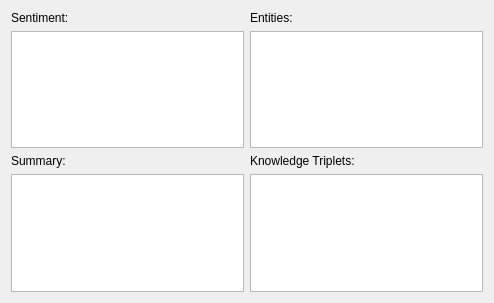
<?xml version="1.0" encoding="UTF-8"?>
<ui version="4.0">
 <class>Form</class>
 <widget class="QWidget" name="Form">
  <property name="geometry">
   <rect>
    <x>0</x>
    <y>0</y>
    <width>494</width>
    <height>303</height>
   </rect>
  </property>
  <property name="windowTitle">
   <string>Developer</string>
  </property>
  <layout class="QGridLayout" name="gridLayout_2">
   <item row="3" column="2">
    <layout class="QVBoxLayout" name="verticalLayout_2">
     <item>
      <widget class="QLabel" name="entities_label">
       <property name="sizePolicy">
        <sizepolicy hsizetype="Preferred" vsizetype="Fixed">
         <horstretch>0</horstretch>
         <verstretch>0</verstretch>
        </sizepolicy>
       </property>
       <property name="text">
        <string>Entities:</string>
       </property>
      </widget>
     </item>
     <item>
      <widget class="QTextBrowser" name="entity_browser">
       <property name="sizePolicy">
        <sizepolicy hsizetype="Preferred" vsizetype="Preferred">
         <horstretch>0</horstretch>
         <verstretch>0</verstretch>
        </sizepolicy>
       </property>
      </widget>
     </item>
    </layout>
   </item>
   <item row="3" column="0">
    <layout class="QVBoxLayout" name="verticalLayout">
     <item>
      <widget class="QLabel" name="sentiment_label">
       <property name="sizePolicy">
        <sizepolicy hsizetype="Preferred" vsizetype="Fixed">
         <horstretch>0</horstretch>
         <verstretch>0</verstretch>
        </sizepolicy>
       </property>
       <property name="text">
        <string>Sentiment:</string>
       </property>
      </widget>
     </item>
     <item>
      <widget class="QTextBrowser" name="sentiment_browser">
       <property name="sizePolicy">
        <sizepolicy hsizetype="Preferred" vsizetype="Preferred">
         <horstretch>0</horstretch>
         <verstretch>0</verstretch>
        </sizepolicy>
       </property>
      </widget>
     </item>
    </layout>
   </item>
   <item row="4" column="0">
    <layout class="QVBoxLayout" name="verticalLayout_3">
     <item>
      <widget class="QLabel" name="summary_label">
       <property name="sizePolicy">
        <sizepolicy hsizetype="Preferred" vsizetype="Fixed">
         <horstretch>0</horstretch>
         <verstretch>0</verstretch>
        </sizepolicy>
       </property>
       <property name="text">
        <string>Summary:</string>
       </property>
      </widget>
     </item>
     <item>
      <widget class="QTextBrowser" name="summary_browser">
       <property name="sizePolicy">
        <sizepolicy hsizetype="Preferred" vsizetype="Preferred">
         <horstretch>0</horstretch>
         <verstretch>0</verstretch>
        </sizepolicy>
       </property>
      </widget>
     </item>
    </layout>
   </item>
   <item row="4" column="2">
    <layout class="QVBoxLayout" name="verticalLayout_4">
     <item>
      <widget class="QLabel" name="knowledge_label">
       <property name="sizePolicy">
        <sizepolicy hsizetype="Preferred" vsizetype="Fixed">
         <horstretch>0</horstretch>
         <verstretch>0</verstretch>
        </sizepolicy>
       </property>
       <property name="text">
        <string>Knowledge Triplets:</string>
       </property>
      </widget>
     </item>
     <item>
      <widget class="QTextBrowser" name="knowledge_browser">
       <property name="sizePolicy">
        <sizepolicy hsizetype="Preferred" vsizetype="Preferred">
         <horstretch>0</horstretch>
         <verstretch>0</verstretch>
        </sizepolicy>
       </property>
      </widget>
     </item>
    </layout>
   </item>
  </layout>
 </widget>
 <resources/>
 <connections/>
</ui>
